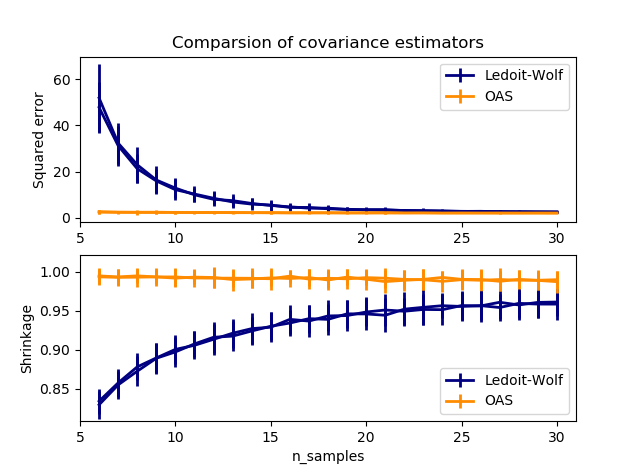

The script that drew this image:
# -*- coding: utf-8 -*-
"""
Created on Sun Jan 21 09:44:25 2018

@author: libing

The usual covariance maximum likelihood estimate can be regularized using
shrinkage. Ledoit and Wolf proposed a close formula to compute the
asymptotically optimal shrinkage parameter(minimizing a MSE criterion),
yielding the Ledoit-Wolf covariance estimate.

Chen et al. proposed an improvement of the Ledoit-Wolf shrinkage parameter, the
OAS coefficient, whose convergence is significantly better under the assumption
that the data are Gaussian.

This example shows a comparsion of the estimated MSE of the LW and OAS methods,
using Gaussion distributed data.

"""
import numpy as np
import matplotlib.pyplot as plt
from scipy.linalg import toeplitz, cholesky

from sklearn.covariance import LedoitWolf, OAS


n_features = 100
# simulation covariacne matrix (AR(1) process)
r = 0.1
real_cov = toeplitz(r ** np.arange(n_features))
coloring_matrix = cholesky(real_cov)

n_samples_range = np.arange(6, 31, 1)
repeat = 100
lw_mse = np.zeros((n_samples_range.size, repeat))
oas_mse = np.zeros((n_samples_range.size, repeat))
lw_shrinkage = np.zeros((n_samples_range.size, repeat))
oas_shrinkage = np.zeros((n_samples_range.size, repeat))
for i, n_samples in enumerate(n_samples_range):
    for j in range(repeat):
        X = np.dot(np.random.normal(size=(n_samples, n_features)),
                   coloring_matrix)
        lw = LedoitWolf(store_precision=False, assume_centered=True)
        lw.fit(X)
        lw_mse[i, j] = lw.error_norm(real_cov, scaling=False)
        lw_shrinkage[i, j] = lw.shrinkage_

        oas = OAS(store_precision=False, assume_centered=True)
        oas.fit(X)
        oas_mse[i, j] = oas.error_norm(real_cov, scaling=False)
        oas_shrinkage[i, j] = oas.shrinkage_

# plot MSE
plt.subplot(211)
plt.errorbar(n_samples_range, lw_mse.mean(1), yerr=lw_mse.std(1),
             label='Ledoit-Wolf', color='navy', lw=2)
plt.errorbar(n_samples_range, oas_mse.mean(1), yerr=oas_mse.std(1),
             label='OAS', color='darkorange', lw=2)
plt.ylabel('Squared error')
plt.legend()
plt.title('Comparsion of covariance estimators')
plt.xlim(5, 31)

# plot shrinkage coefficient
plt.subplot(212)
plt.errorbar(n_samples_range, lw_shrinkage.mean(1), yerr=lw_shrinkage.std(1),
             label='Ledoit-Wolf', color='navy', lw=2)
plt.errorbar(n_samples_range, oas_shrinkage.mean(1), yerr=oas_shrinkage.std(1),
             label='OAS', color='darkorange', lw=2)
plt.legend()
plt.xlabel('n_samples')
plt.ylabel('Shrinkage')
plt.ylim(plt.ylim()[0], 1.0+(plt.ylim()[1]-plt.ylim()[0])/10.0)
plt.xlim(5, 31)

plt.show()
